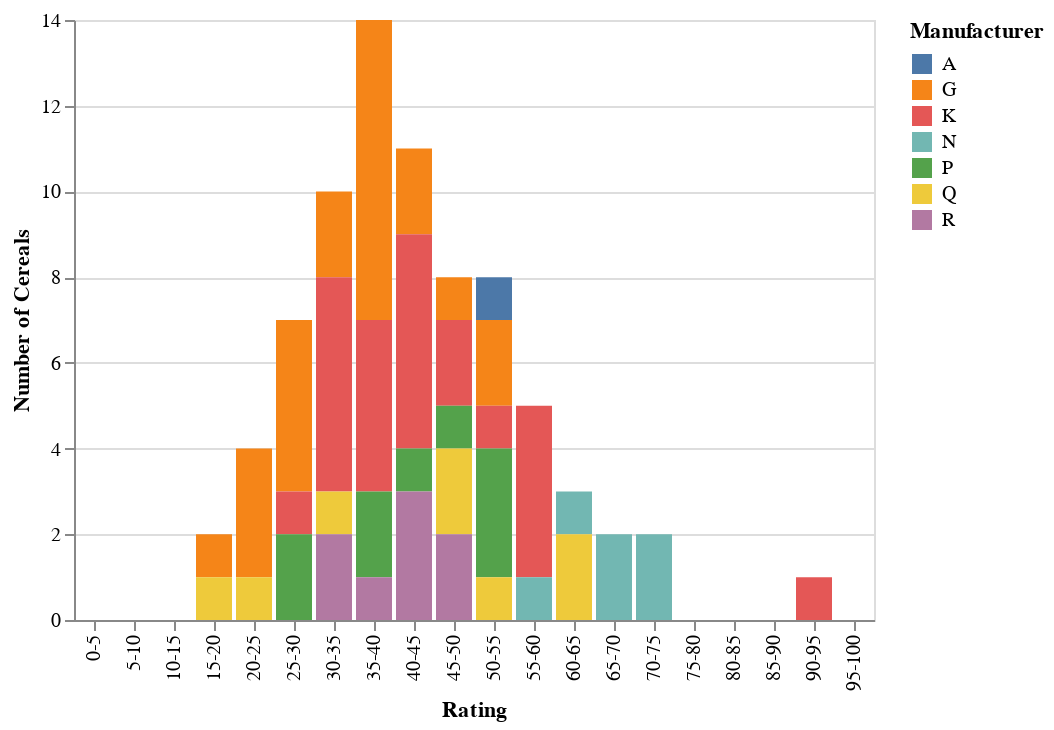

The notebook cell saved with this chart:
### Code cell
import altair as alt
from vega_datasets import data

alt.Chart(df_final).mark_bar().encode(
    x = alt.X('Rating', sort=order_ofRatings),
    y = 'Number of Cereals',
    color = 'Manufacturer'
)

### Figure 1 — Vega-Lite specification as saved in the notebook (floating-point values rounded to 4 significant figures; data arrays with more than 128 entries replaced by an {"elided": "..."} marker saying what was removed)
{"config": {"view": {"continuousWidth": 400, "continuousHeight": 300}}, "data": {"name": "data-540d4807ca05178491c7dc9accc13865"}, "mark": "bar", "encoding": {"color": {"type": "nominal", "field": "Manufacturer"}, "x": {"type": "nominal", "field": "Rating", "sort": ["0-5", "5-10", "10-15", "15-20", "20-25", "25-30", "30-35", "35-40", "40-45", "45-50", "50-55", "55-60", "60-65", "65-70", "70-75", "75-80", "80-85", "85-90", "90-95", "95-100"]}, "y": {"type": "quantitative", "field": "Number of Cereals"}}, "$schema": "https://vega.github.io/schema/vega-lite/v4.8.1.json", "datasets": {"data-540d4807ca05178491c7dc9accc13865": {"elided": "140 records"}}}
